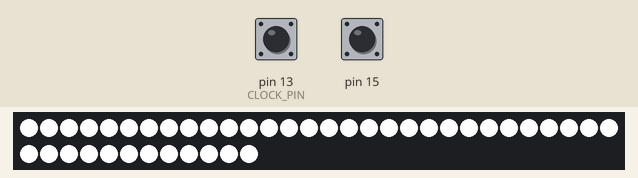
Recording of a sketch running on a simulated Arduino Uno, built with avr-gcc and run on an emulated ATmega328P. Shown: 42 RGB LEDs in strip order, left to right, continuing on the next row. The inputs (shaded band) are chosen by the test bench; at power-on: pin 15 HIGH, pin 13 (CLOCK_PIN) HIGH. Dim RGB values are drawn brighter than linear.

Above: at 1.3 s.
1.4 s: pin 15 pulled LOW for 0.3 s
At 1.9 s:
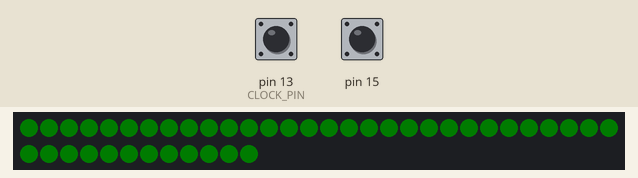
3.5 s: pin 15 pulled LOW for 3.2 s
Timing chart, 0 to 6.5 s (numbered marks = the images above; inputs shaded):
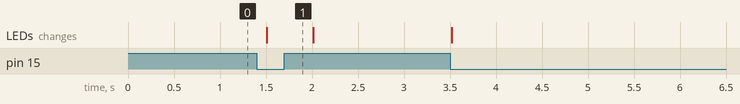

Measured:
- after the input at 1.4 s, the LEDs: change after 0.11 s (image 1)

The sketch:

bathroom_light.ino
```cpp
#include <FastLED.h>

// How many leds in your strip?
#define NUM_LEDS 42

// For led chips like WS2812, which have a data line, ground, and power, you just
// need to define DATA_PIN.  For led chipsets that are SPI based (four wires - data, clock,
// ground, and power), like the LPD8806 define both DATA_PIN and CLOCK_PIN
// Clock pin only needed for SPI based chipsets when not using hardware SPI
#define DATA_PIN 16
#define CLOCK_PIN 13

// Define the array of leds
CRGB leds[NUM_LEDS];

void setup() {
    // Uncomment/edit one of the following lines for your leds arrangement.
    // ## Clockless types ##
    //FastLED.addLeds<NEOPIXEL, DATA_PIN>(leds, NUM_LEDS);  // GRB ordering is assumed
    // FastLED.addLeds<SM16703, DATA_PIN, RGB>(leds, NUM_LEDS);
    // FastLED.addLeds<TM1829, DATA_PIN, RGB>(leds, NUM_LEDS);
    // FastLED.addLeds<TM1812, DATA_PIN, RGB>(leds, NUM_LEDS);
    // FastLED.addLeds<TM1809, DATA_PIN, RGB>(leds, NUM_LEDS);
    // FastLED.addLeds<TM1804, DATA_PIN, RGB>(leds, NUM_LEDS);
    // FastLED.addLeds<TM1803, DATA_PIN, RGB>(leds, NUM_LEDS);
    // FastLED.addLeds<UCS1903, DATA_PIN, RGB>(leds, NUM_LEDS);
    // FastLED.addLeds<UCS1903B, DATA_PIN, RGB>(leds, NUM_LEDS);
    // FastLED.addLeds<UCS1904, DATA_PIN, RGB>(leds, NUM_LEDS);
    // FastLED.addLeds<UCS2903, DATA_PIN, RGB>(leds, NUM_LEDS);
    // FastLED.addLeds<WS2812, DATA_PIN, RGB>(leds, NUM_LEDS);  // GRB ordering is typical
    // FastLED.addLeds<WS2852, DATA_PIN, RGB>(leds, NUM_LEDS);  // GRB ordering is typical
    // FastLED.addLeds<WS2812B, DATA_PIN, RGB>(leds, NUM_LEDS);  // GRB ordering is typical
    // FastLED.addLeds<GS1903, DATA_PIN, RGB>(leds, NUM_LEDS);
    // FastLED.addLeds<SK6812, DATA_PIN, RGB>(leds, NUM_LEDS);  // GRB ordering is typical
    // FastLED.addLeds<SK6822, DATA_PIN, RGB>(leds, NUM_LEDS);
    // FastLED.addLeds<APA106, DATA_PIN, RGB>(leds, NUM_LEDS);
    // FastLED.addLeds<PL9823, DATA_PIN, RGB>(leds, NUM_LEDS);
    // FastLED.addLeds<SK6822, DATA_PIN, RGB>(leds, NUM_LEDS);
    FastLED.addLeds<WS2811, DATA_PIN, RGB>(leds, NUM_LEDS);
    // FastLED.addLeds<WS2813, DATA_PIN, RGB>(leds, NUM_LEDS);
    // FastLED.addLeds<APA104, DATA_PIN, RGB>(leds, NUM_LEDS);
    // FastLED.addLeds<WS2811_400, DATA_PIN, RGB>(leds, NUM_LEDS);
    // FastLED.addLeds<GE8822, DATA_PIN, RGB>(leds, NUM_LEDS);
    // FastLED.addLeds<GW6205, DATA_PIN, RGB>(leds, NUM_LEDS);
    // FastLED.addLeds<GW6205_400, DATA_PIN, RGB>(leds, NUM_LEDS);
    // FastLED.addLeds<LPD1886, DATA_PIN, RGB>(leds, NUM_LEDS);
    // FastLED.addLeds<LPD1886_8BIT, DATA_PIN, RGB>(leds, NUM_LEDS);
    // ## Clocked (SPI) types ##
    // FastLED.addLeds<LPD6803, DATA_PIN, CLOCK_PIN, RGB>(leds, NUM_LEDS);  // GRB ordering is typical
    // FastLED.addLeds<LPD8806, DATA_PIN, CLOCK_PIN, RGB>(leds, NUM_LEDS);  // GRB ordering is typical
    // FastLED.addLeds<WS2801, DATA_PIN, CLOCK_PIN, RGB>(leds, NUM_LEDS);
    // FastLED.addLeds<WS2803, DATA_PIN, CLOCK_PIN, RGB>(leds, NUM_LEDS);
    // FastLED.addLeds<SM16716, DATA_PIN, CLOCK_PIN, RGB>(leds, NUM_LEDS);
    // FastLED.addLeds<P9813, DATA_PIN, CLOCK_PIN, RGB>(leds, NUM_LEDS);  // BGR ordering is typical
    // FastLED.addLeds<DOTSTAR, DATA_PIN, CLOCK_PIN, RGB>(leds, NUM_LEDS);  // BGR ordering is typical
    // FastLED.addLeds<APA102, DATA_PIN, CLOCK_PIN, RGB>(leds, NUM_LEDS);  // BGR ordering is typical
    // FastLED.addLeds<SK9822, DATA_PIN, CLOCK_PIN, RGB>(leds, NUM_LEDS);  // BGR ordering is typical

pinMode(15, INPUT_PULLUP);

pinMode(13, INPUT_PULLUP); }

void loop() {
  // Turn the LED on, then pause

if (digitalRead(15)==0)
{

  FastLED.setBrightness(5);
  if (digitalRead(13)==0) {FastLED.setBrightness(50);}
  for (int i=0; i<NUM_LEDS; i++)
  {
  leds[i] = CRGB::Green;
  }

}
if (digitalRead(15)==1)
{

  FastLED.setBrightness(255);
  for (int i=0; i<NUM_LEDS; i++)
  {
  leds[i] = CRGB::White;
  }

}
  FastLED.show();
  delay(500);
  // Now turn the LED off, then pause

}
```
